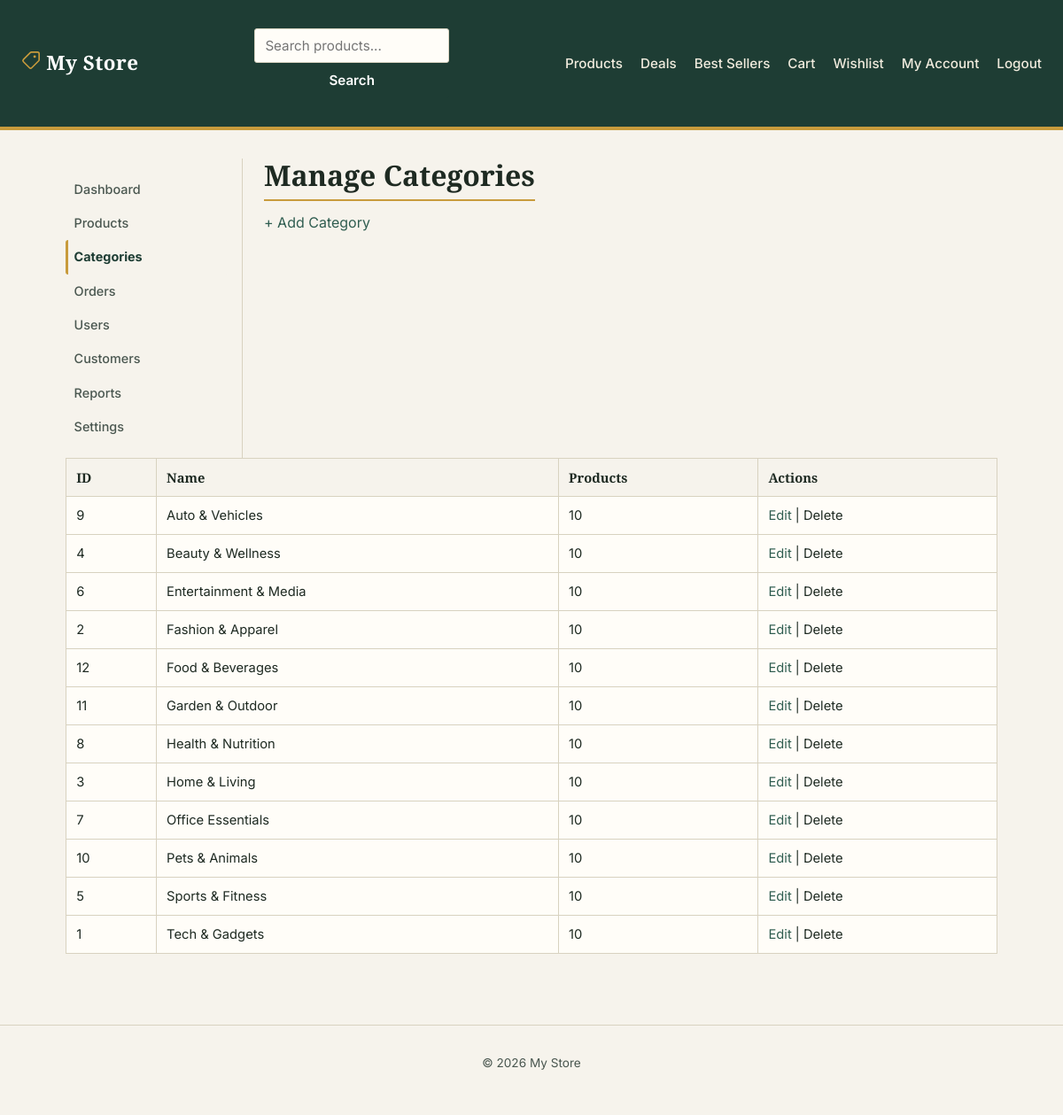
Page /admin/categories/index.php (signed in) on the committed database.
### tables this page shows
CREATE TABLE settings (
    `key`   VARCHAR(100) PRIMARY KEY,
    `value` VARCHAR(255) NOT NULL
);

CREATE TABLE categories (
    id          INT AUTO_INCREMENT PRIMARY KEY,
    name        VARCHAR(100) NOT NULL,
    slug        VARCHAR(120) NOT NULL UNIQUE,
    image       VARCHAR(255) NULL,
    created_at  TIMESTAMP    NOT NULL DEFAULT CURRENT_TIMESTAMP
);

### includes/functions.php (called while the page is built, shortened)
<?php
function sanitize(string $value): string
{
    return htmlspecialchars(trim($value), ENT_QUOTES, 'UTF-8');
}
function get_setting(string $key, string $default = ''): string
{
    global $pdo;
    static $cache = null;
    if ($cache === null) {
        $cache = [];
        $rows = $pdo->query('SELECT `key`, `value` FROM settings')->fetchAll();
        foreach ($rows as $row) {
            $cache[$row['key']] = $row['value'];
        }
    }
    return $cache[$key] ?? $default;
}

### includes/auth.php (called while the page is built, shortened)
<?php
function is_logged_in(): bool
{
    return !empty($_SESSION['user_id']);
}

### admin/categories/index.php (the view, shortened to what this page needs)
<?php
require_once __DIR__ . '/../../includes/admin-auth.php';
$categories = $pdo->query(
    'SELECT c.id, c.name, COUNT(p.id) AS product_count
     FROM categories c
     LEFT JOIN products p ON p.category_id = c.id
     GROUP BY c.id
     ORDER BY c.name'
)->fetchAll();
include __DIR__ . '/../../includes/header.php';
include __DIR__ . '/../../includes/sidebar.php';
?>
<h1>Manage Categories</h1>
<p><a href="<?= BASE_URL ?>/admin/categories/add.php">+ Add Category</a></p>
<table border="1" cellpadding="6" cellspacing="0">
    <thead><tr><th>ID</th><th>Name</th><th>Products</th><th>Actions</th></tr></thead>
    <tbody>
    <?php foreach ($categories as $c): ?>
        <tr>
            <td><?= $c['id'] ?></td>
            <td><?= sanitize($c['name']) ?></td>
            <td><?= (int) $c['product_count'] ?></td>
            <td>
                <a href="<?= BASE_URL ?>/admin/categories/edit.php?id=<?= $c['id'] ?>">Edit</a> |
                <?php if ($c['product_count'] == 0): ?>
                    <a href="<?= BASE_URL ?>/admin/categories/delete.php?id=<?= $c['id'] ?>&csrf_token=<?= generate_csrf_token() ?>"
                       onclick="return confirm('Delete this category?')">Delete</a>
                <?php else: ?>
                    <span title="Move or delete its products first">Delete</span>
                <?php endif; ?>
            </td>
        </tr>
    <?php endforeach; ?>
    </tbody>
</table>
<?php include __DIR__ . '/../../includes/footer.php'; ?>

### includes/navbar.php (shortened to what this page needs)
<nav class="navbar">
    <a class="navbar-brand" href="<?= BASE_URL ?>/index.php">
        <?= sanitize(get_setting('site_name', SITE_NAME)) ?>
    </a>
    <form action="<?= BASE_URL ?>/products/search.php" method="get" class="navbar-search">
        <input type="text" name="q" placeholder="Search products..." value="<?= sanitize($_GET['q'] ?? '') ?>">
        <button type="submit">Search</button>
    </form>
    <ul class="navbar-links">
        <li><a href="<?= BASE_URL ?>/products/index.php">Products</a></li>
        <li><a href="<?= BASE_URL ?>/products/deals.php">Deals</a></li>
        <li><a href="<?= BASE_URL ?>/products/best-sellers.php">Best Sellers</a></li>
        <li><a href="<?= BASE_URL ?>/cart/index.php">Cart</a></li>
        <?php if (is_logged_in()): ?>
            <li><a href="<?= BASE_URL ?>/account/wishlist.php">Wishlist</a></li>
            <li><a href="<?= BASE_URL ?>/account/index.php">My Account</a></li>
            <li><a href="<?= BASE_URL ?>/auth/logout.php">Logout</a></li>
        <?php else: ?>
            <li><a href="<?= BASE_URL ?>/auth/signin.php" class="btn-signin">Sign In</a></li>
        <?php endif; ?>
    </ul>
</nav>

### assets/css/style.css (style rules this page uses)
:root { --color-bg: #F6F3EC; --color-surface: #FFFDF8; --color-ink: #1E2A22; --color-ink-soft: #4A5750; --color-accent: #C89B3C; --color-accent-dk: #8F6C24; --color-forest: #2F5D50; --color-forest-dk: #1E3D34; --color-line: #D8D2C0; --color-danger: #B3261E; --color-danger-bg: #FBEAE9; --color-success: #2F6B4F; --color-success-bg:#E7F1EB; --font-display: 'Zilla Slab', Georgia, serif; --font-body: 'Inter', -apple-system, BlinkMacSystemFont, sans-serif; --font-mono: 'IBM Plex Mono', 'Courier New', monospace; --radius: 3px; --shadow-card: 0 1px 2px rgba(30, 42, 34, 0.06); }
* { box-sizing: border-box; }
body { margin: 0; font-family: var(--font-body); background: var(--color-bg); color: var(--color-ink); line-height: 1.55; }
h1, h2, h3 { font-family: var(--font-display); color: var(--color-ink); line-height: 1.2; margin: 0 0 .75rem; }
h1 { font-size: 2rem; border-bottom: 2px solid var(--color-accent); padding-bottom: .5rem; display: inline-block; }
p { margin: 0 0 1rem; }
a { color: var(--color-forest); text-decoration: none; }
.navbar { display: flex; align-items: center; justify-content: space-between; gap: 1rem; padding: 1rem 1.5rem; background: var(--color-forest-dk); border-bottom: 4px solid var(--color-accent); }
.navbar-brand { font-family: var(--font-display); font-size: 1.4rem; font-weight: 600; color: #fff !important; letter-spacing: .02em; }
.navbar-search { display: flex; gap: 0; }
.navbar-search input { border-radius: var(--radius) 0 0 var(--radius); border-right: none; width: 220px; }
.navbar-search button { border-radius: 0 var(--radius) var(--radius) 0; margin: 0; }
.navbar-links { display: flex; list-style: none; gap: 1.25rem; margin: 0; padding: 0; }
.navbar-links a { color: #F0EBDD; font-weight: 500; font-size: .95rem; }
form { display: flex; flex-direction: column; max-width: 380px; gap: .4rem; margin: 1rem 0; }
input, select, textarea, button { font-family: var(--font-body); font-size: .95rem; }
input[type=text], input[type=email], input[type=password], input[type=number], input[type=tel], select, textarea { padding: .55rem .7rem; border: 1px solid var(--color-line); border-radius: var(--radius); background: var(--color-surface); color: var(--color-ink); }
button, input[type=submit] { margin-top: 1rem; padding: .6rem 1.1rem; border: 1px solid var(--color-forest-dk); border-radius: var(--radius); background: var(--color-forest-dk); color: #fff; font-weight: 600; cursor: pointer; transition: background .15s ease; }
table { border-collapse: collapse; margin: 1rem 0; width: 100%; background: var(--color-surface); }
table[border] { border: 1px solid var(--color-line) !important; }
th, td { text-align: left; padding: .6rem .7rem; border-bottom: 1px solid var(--color-line); font-size: .92rem; }
th { font-family: var(--font-display); font-weight: 600; background: var(--color-bg); color: var(--color-ink); }

### rows in the picture
settings: key "My Store"
categories: id "9", name "Auto & Vehicles", product_count "10"
categories: id "4", name "Beauty & Wellness", product_count "10"
categories: id "6", name "Entertainment & Media", product_count "10"
categories: id "2", name "Fashion & Apparel", product_count "10"
categories: id "12", name "Food & Beverages", product_count "10"
categories: id "11", name "Garden & Outdoor", product_count "10"
categories: id "8", name "Health & Nutrition", product_count "10"
categories: id "3", name "Home & Living", product_count "10"
categories: id "7", name "Office Essentials", product_count "10"
categories: id "10", name "Pets & Animals", product_count "10"
categories: id "5", name "Sports & Fitness", product_count "10"
categories: id "1", name "Tech & Gadgets", product_count "10"

### other values in the picture
$label "Dashboard"
$label "Products"
$label "Categories"
$label "Orders"
$label "Users"
$label "Customers"
$label "Reports"
$label "Settings"
get_setting('site_name', SITE_NAME) "My Store"
